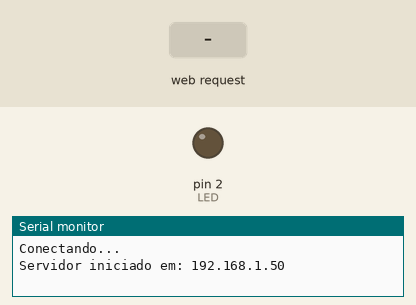
Recording of a sketch running on a simulated Arduino Uno, built for the host (arithmetic inside an expression is 32-bit, double 64-bit). Parts: output pins drawn as LEDs (lit = HIGH), the last lines printed to the serial monitor. The inputs (shaded band) are chosen by the test bench. WiFi joins after 1.5 s; servers stay silent unless stated.

Above: at 2.7 s.
2.8 s: HTTP request GET /ON received
At 3.2 s:
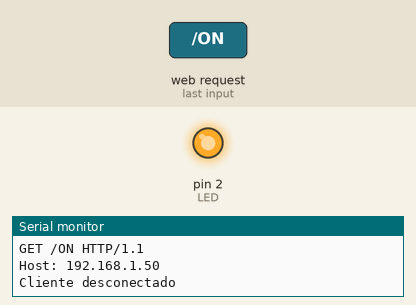
4.3 s: HTTP request GET /OFF received
At 5.5 s:
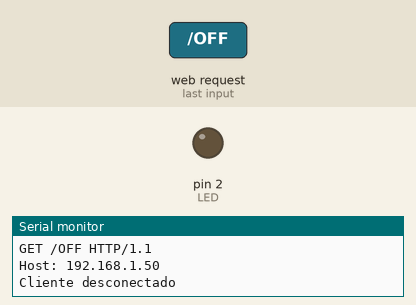
Timing chart, 0 to 7.3 s (numbered marks = the images above; inputs shaded):
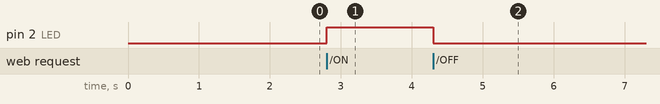

The sketch:

1.webserver-ethernet.ino
```cpp
#include <SPI.h>
#include <Ethernet.h>

#define LED 2

// Entre com os dados do MAC para o dispositivo.
// Lembre-se que o ip depende de sua rede local
byte mac[] = {
  0xDE, 0xAD, 0xBE, 0xEF, 0xFE, 0xED };
//IPAddress ip(10,10,2,102);

// Inicializando a biblioteca Ehternet
// 80 é a porta que será usada. (padrão http)
EthernetServer server(80);

//Varial para mostrar a atualização da pagina

void setup() {
 // Abrindo a comunicação serial para monitoramento.
  Serial.begin(115200);

  pinMode(LED, OUTPUT);

  // Inicia a conexão Ethernet e o servidor:
  //Ethernet.begin(mac, ip);
  Ethernet.begin(mac);

  Serial.println("Conectando...");
  server.begin();
  Serial.print("Servidor iniciado em: ");
  Serial.println(Ethernet.localIP());
}

void loop() {
  // Aguardando novos clientes;
  EthernetClient client = server.available();
  if (client) {
    Serial.println("Novo Cliente.");
    String currentLine = "";

    while (client.connected()) {
      if (client.available()) {
        char c = client.read();
        Serial.write(c);
        // Se tiver chegado ao fim da linha (recebeu um novo
        // Caractere) e a linha estiver em branco, o pedido http terminou,
        // Para que você possa enviar uma resposta
        if (c == '\n') {
          if (currentLine.length() == 0) {
            client.println("HTTP/1.1 200 OK");
            client.println("Content-type:text/html");
            client.println();
            client.print("<a href=\"/ON\">LIGAR</a><br>");
            client.print("<a href=\"/OFF\">DESLIGAR</a><br>");
            client.println();
            break;
          } else {
            currentLine = "";
          }
        } else if (c != '\r') {
          currentLine += c;
        }

        if (currentLine.endsWith("GET /ON")) {
          digitalWrite(LED, HIGH);
        }else if (currentLine.endsWith("GET /OFF")) {
          digitalWrite(LED, LOW);
        }
      }
    }

    // Fecha a conexão:
    client.stop();
    Serial.println("Cliente desconectado");
  }
}
```

Measured:
- after the input at 2.8 s, pin 2 (LED): LOW → HIGH at once
- after the input at 4.3 s, pin 2 (LED): HIGH → LOW at once
